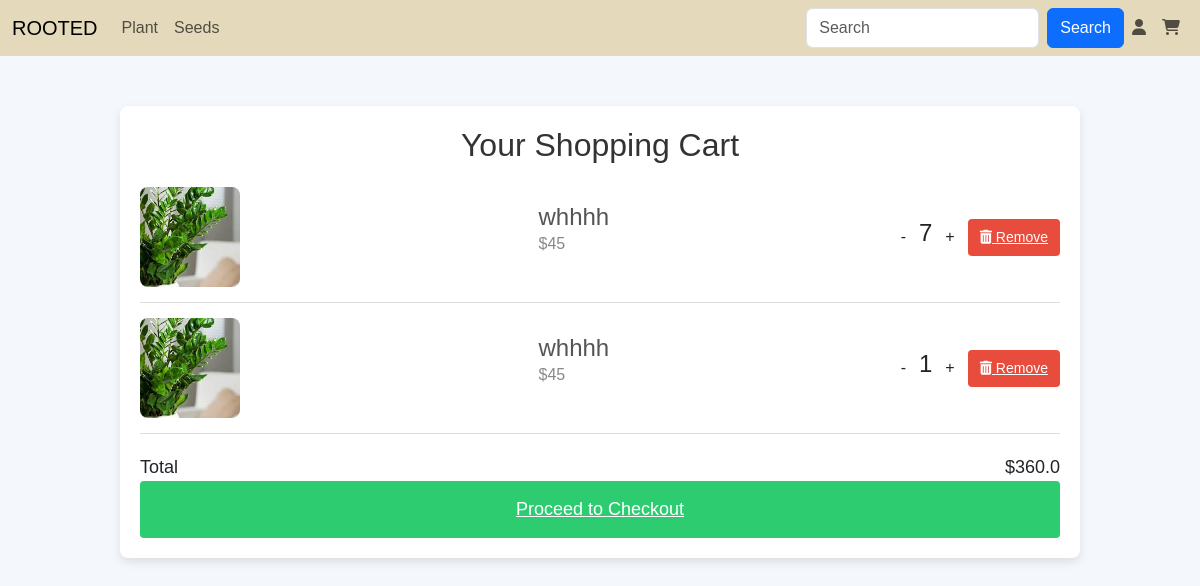
The app's page /view_cart (signed in) with its own data.
### app/models.py (models this page shows, shortened)
class Main_cat(models.Model):
    m_name=models.TextField(unique=True)

class Cart(models.Model):
    user=models.ForeignKey(User,on_delete=models.CASCADE)
    Plants=models.ForeignKey(Plants,on_delete=models.CASCADE)
    qty=models.IntegerField()
    price=models.FloatField()

class Plants(models.Model):
    p_id=models.TextField()
    name=models.TextField()
    p_catg=models.TextField()
    p_dis=models.TextField()
    price=models.IntegerField()
    offer_price=models.IntegerField()
    img=models.FileField()
    img2=models.FileField()
    stock=models.IntegerField()
    catg=models.ForeignKey(Category,on_delete=models.CASCADE)
    mcatg=models.ForeignKey(Main_cat,on_delete=models.CASCADE)

### app/views.py (the view)
# urls.py: path('view_cart',views.view_cart),
def view_cart(req):
    if 'user' in req.session:
        user=User.objects.get(username=req.session['user'])
        cart_dtls=Cart.objects.filter(user=user)
        m_data=Main_cat.objects.all()
        c_data=Category.objects.all()
        total=0
        for i in cart_dtls:
            total+=i.price
        return render(req,'user/cart.html',{'cart_dtls':cart_dtls,'total':total,'m_data':m_data,'c_data':c_data})
    else:
        return redirect(m_login)

### templates/user/cart.html (shortened to what this page needs)
<!DOCTYPE html>
<html lang="en">
<head>
    {% load static %}
    <link rel="stylesheet" href="https://cdnjs.cloudflare.com/ajax/libs/font-awesome/6.6.0/css/all.min.css">
    <link href="https://cdn.jsdelivr.net/npm/bootstrap@5.3.3/dist/css/bootstrap.min.css" rel="stylesheet">
    <link rel="stylesheet" href="{% static 'css/style.css'%}">
</head>
<body>
<nav class="navbar navbar-expand-sm " id="navb">
  <div class="container-fluid">
    <a class="navbar-brand" href="homep">ROOTED</a>
    <div class="collapse navbar-collapse" id="collapsibleNavbar">
      <ul class="navbar-nav me-auto">
        {% for i in m_data%}
        <li class="nav-item" id="dropdown">
          <a href="" class="nav-link" id="dropbtn">{{i.m_name}}</a>
        {% endfor %}
      </ul>
      <form class="d-flex" method="post" action=".">
        <input class="form-control me-2" type="text" placeholder="Search" value="{{ srch }}" name="srch">
        <button class="btn btn-primary" type="submit" >Search</button>
        <ul class="navbar-nav me-auto">
          <li class="nav-item">
            <a class="nav-link" href="../m_login"><i class="fa-solid fa-user"></i></a>
          </li>
          <li class="nav-item">
            <a class="nav-link" href="../view_cart"><i class="fa-solid fa-cart-shopping"></i></a>
          </li>
        </ul>
      </form>
    </div>
  </div>
</nav>
<div class="container">
  <h2>Your Shopping Cart</h2>
  {% if cart_dtls %}
      {% for item in cart_dtls %}
      <div class="cart-item">
          <img src="{{ item.Plants.img.url }}" alt="">
          <div class="item-details">
              <h4>{{ item.Plants.name }}</h4>
              <p class="price">${{ item.Plants.offer_price }}</p>
          </div>
          <div class="quantity">
              <a class="btn" href="cartDecrement/{{item.pk}}">-</a>
              <h4 id="qty">{{item.qty}}</h4><a class="btn" href="cartIncrement/{{item.pk}}">+</a>
              <a href="../delete_cart/{{item.pk}}" class="remove-btn"><i class="fas fa-trash-alt"></i> Remove</a>
          </div>
      </div>
      {% endfor %}
      <div class="total">
          <span>Total</span>
          <span>${{ total }}</span>
      </div>
      <a href="#" class="checkout-btn">Proceed to Checkout</a>
  {% else %}
      <p>Your cart is empty. Start shopping!</p>
  {% endif %}
</div>
</body>
</html>

### static/css/style.css (style rules this page uses)
body { background-color: #f4f4f4; }
#navb { background-color: #e4dabb; }
.navbar-nav { display:flex; align-content: center; }
#dropdown { float: left; overflow: hidden; }

### templates/user/cart.html (style rules this page uses)
body { font-family: Arial, sans-serif; background-color: #f4f7fc; margin: 0; padding: 0; }
.container { width: 80%; margin: 50px auto; background: white; padding: 20px; border-radius: 8px; box-shadow: 0 4px 10px rgba(0, 0, 0, 0.1); }
h2 { text-align: center; color: #333; }
.cart-item { display: flex; justify-content: space-between; border-bottom: 1px solid #ddd; padding: 15px 0; }
.cart-item img { width: 100px; height: 100px; object-fit: cover; border-radius: 8px; }
.item-details { display: flex; flex-direction: column; justify-content: center; padding-left: 20px; }
.item-details h4 { margin: 0; color: #555; }
.item-details .price { color: #888; }
.quantity { display: flex; align-items: center; }
.remove-btn { background-color: #e74c3c; color: white; border: none; padding: 8px 12px; cursor: pointer; font-size: 14px; border-radius: 4px; transition: background-color 0.3s; }
.total { display: flex; justify-content: space-between; font-size: 18px; margin-top: 20px; }
.checkout-btn { display: block; width: 100%; background-color: #2ecc71; color: white; padding: 15px; font-size: 18px; text-align: center; border: none; border-radius: 4px; cursor: pointer; transition: background-color 0.3s; }

### records on screen
Main_cat: m_name "Plant"
Main_cat: m_name "Seeds"
Cart: Plants.img (picture), Plants.name "whhhh", Plants.offer_price "45", qty "7"
Cart: Plants.img (picture), Plants.name "whhhh", Plants.offer_price "45", qty "1"

### other values on screen
{{ total }} "360.0"
